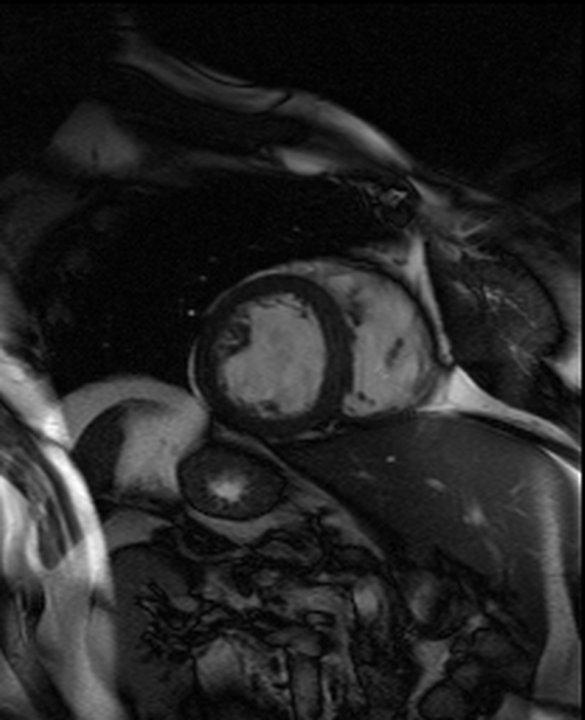
//> input picture tajheartproject/MRI/MRI1_01.png, 585 x 720 px
$ ./Contoursv4   (built with g++ and OpenCV 4)
//> lines starting //> are read from the running program, lines starting //| are printed output that depends on the picture; after the words box and inside, x2 and y2 are one past the last pixel; in counts of white or black regions, pixels touching at a corner belong together
#include "opencv2/core/core.hpp"
#include "opencv2/highgui/highgui.hpp"
#include "opencv2/imgproc/imgproc.hpp"
#include "iostream"
#include <stdio.h>

#define DEBUG 0

//Cropped area size.
#define SQUARE_SIZE 200
#define CROPMIDPOINT 100

//Canny edge detection threshold, it is quite low due to the low
//brightness of the images.
#define THRESH 60

//Used to access all of the images.
#define ONESCOLUMN 6
#define TENSCOLUMN 5
#define NUMIMAGES 16

//Middle point of images.
#define MIDDLEX 292
#define MIDDLEY 360

//Colours used in image analysis.
#define WHITE 255
#define MANICOLOUR 127

//Size of the images when displayed.
#define WINDOWX 325
#define WINDOWY 400

using namespace cv;
using namespace std;

Point mousePos;
Point cropPos, centerPos;

int i;
char input;
double heartArea;
int click = 0;
int intense;


//Function Prototypes

void onMouse(int event, int x, int y, int flags, void* userdata);
void disImage(char* winName, Mat Image, int Position);

int main(int argc, char** argv) {


	string filename = "MRI1_01.png";

	//If no argument is given to "./Contours" then MRI1_01.png is used.
	for(int k = 1; k <= NUMIMAGES; k++) {

		//renames the file for each iteration of the for loop.

		stringstream convert;

		if (k > 1) {
			convert << k;
			if (k < 10) {
				filename.replace(ONESCOLUMN, 1, convert.str());
			}
			else {
				filename.replace(TENSCOLUMN, 2, convert.str());
			}
		}


		Mat originalImage = imread(filename);
//> originalImage is the input picture: 720 rows x 585 cols, CV_8UC3; min 0, max 255, mean 35.9
		if(originalImage.empty()) {
			//Checks that the file can be opened, if it can't, prints "can not open"
			//and end the program
			cout << "can not open " << filename << endl;
			return -1;
		}
		if (DEBUG) {cout << "File Loaded\n\r";}

		//cropPos is set to the middle pixel in the image
		cropPos.x = MIDDLEX;
		cropPos.y = MIDDLEY;
		// centerPos.x = CROPMIDPOINT;
		// centerPos.y = CROPMIDPOINT;

		//Creates the image variables used for this project, one is used for each step
		//to facilitate debugging and understanding the code.
		Mat image = originalImage.clone(), reducedImage, croppedImage, drawnImage, erodedImage, stepImage, areaImage, edgeImage, contrastImage, blurImage, binaryImage, contourImage, borderImage;
		Mat rotateMatrix(2, 3, CV_32FC1);
		Mat kernel = Mat::ones(3, 3, CV_8U);

		//Pointers later used to go through each pixel in the images
		uchar* p;
		uchar* q;

		if (DEBUG) {cout << "Variables Created\n\r";}

		//Asks for a mouse click to locate the heart, if any character except y or Y
		//is supplied it uses the center of the image
		if(click == 0) {
			cout << "Would you like to center the search area? [y/n]\n\r";
			cin >> input;
//> the answer given: 1
			cout << input << endl;
			if(input == 'y' || input == 'Y') {
				namedWindow("Click Image", WINDOW_AUTOSIZE);
				setMouseCallback("Click Image", onMouse, NULL);
				imshow("Click Image", image);
				waitKey(0);
				destroyWindow("Click Image");
				if(DEBUG) {cout << mousePos <<"\n\r";}
				cropPos = mousePos;
			}
			else {click = 1;}
		}


		if (DEBUG) {cout << "Image Cropped\n\r";}

		//Convert image to gray scale, (although it is already gray it is still treated as BGR)
		cvtColor(image, drawnImage, CV_BGR2GRAY);

		//Scales the image down to half it's size then back up, the purpose of this is
		//to get rid of some of the noise in the image.  Similarly to a blur technique
		pyrDown(image, reducedImage, Size(image.cols/2, image.rows/2));
		pyrUp(reducedImage, image, image.size());

		image.convertTo(contrastImage, -1, 2.2, 10);
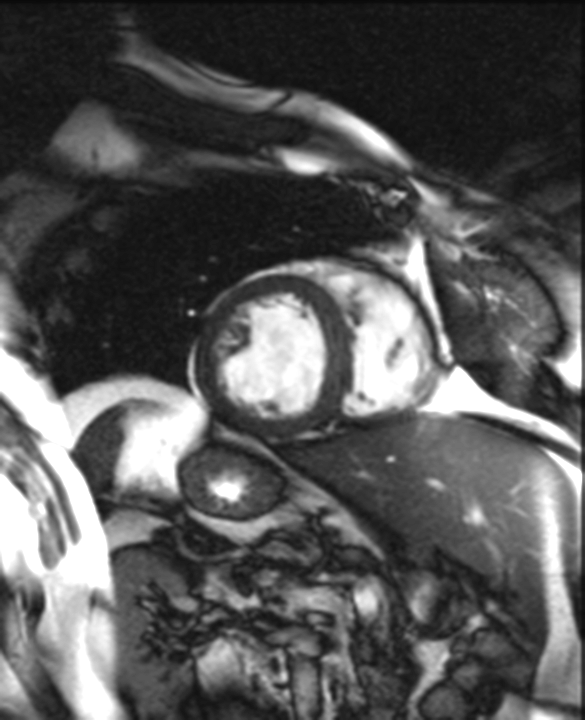
//> contrastImage: 720 rows x 585 cols, CV_8UC3; min 10, max 255, mean 85.8
		if (DEBUG) {cout << "First noise reduction performed\n\r";}

		//Edge features of the image are detected using the Canny method
		Canny(contrastImage, edgeImage, THRESH, 2*THRESH, 3);
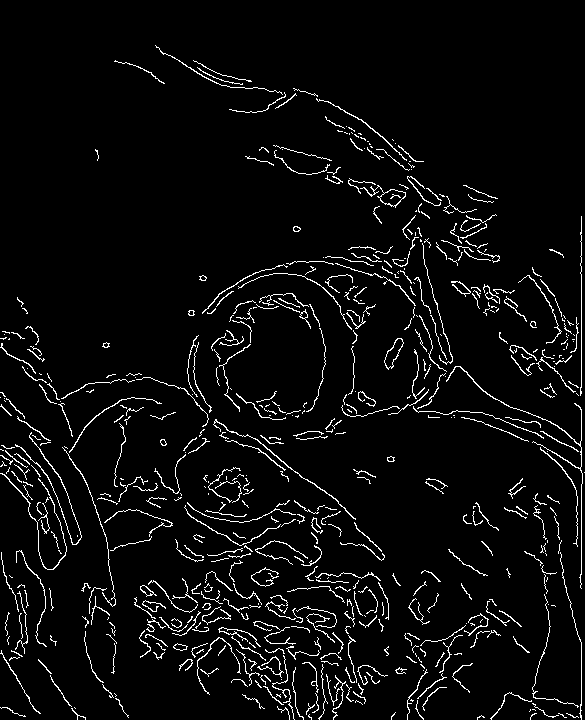
//> edgeImage: 720 rows x 585 cols, CV_8UC1; 4.6% white in thin lines or dots

		if (DEBUG) {cout << "Edge detection performed\n\r";}

		// disImage((char *)"Edge Image", edgeImage, 1);

		//Blurs the image to reduce the noise in it
		blur(edgeImage, blurImage, Size(7,7));

		if (DEBUG) {cout << "Image blurred\n\r";}

		// disImage((char *)"Blurred 1 Image", blurImage, 2);

		//Set all pixels in the blurred edge image to white if they are not zero.
		//The purpose of this is to give a clear binary image for further operations.
		for( int i = 0; i < blurImage.rows; ++i) {
			p = blurImage.ptr<uchar>(i);
			for (int j = 0; j < blurImage.cols; ++j) {
				if (!(p[j] == 0)) {
					p[j] = WHITE;
				}
			}
		}
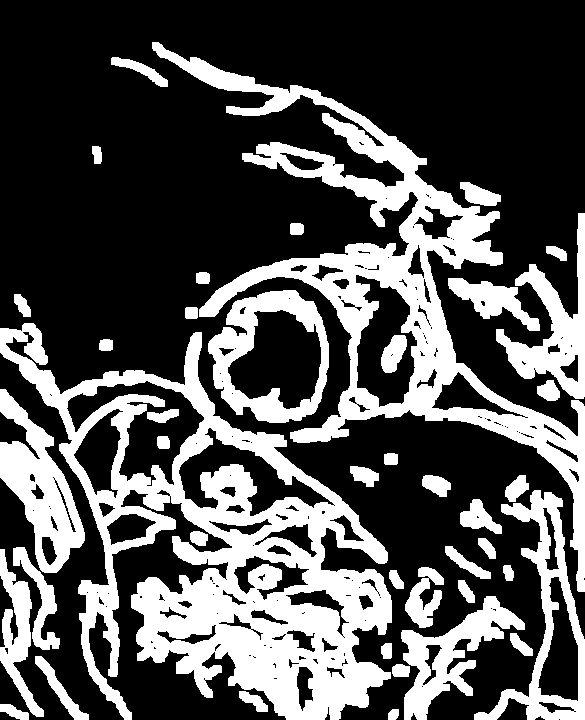
//> blurImage: 720 rows x 585 cols, CV_8UC1; 32% white; 42 white regions, largest, box (x1, y1, x2, y2) and area: (0, 323, 392, 720) 52648, (152, 42, 585, 592) 34851, (0, 389, 85, 573) 6757

		// disImage((char *)"Blurred Image", blurImage, 1);

		if (DEBUG) {cout << "Non-zero pixels set to white\n\r";}

		//Fill the border around the heart ventricle with a color that isn't in the image
		//otherwise (MANICOLOUR), this will allow the two borders to be easily identified.
		floodFill(blurImage, Point(337,354), Scalar(MANICOLOUR), 0, Scalar(), Scalar(), 4);
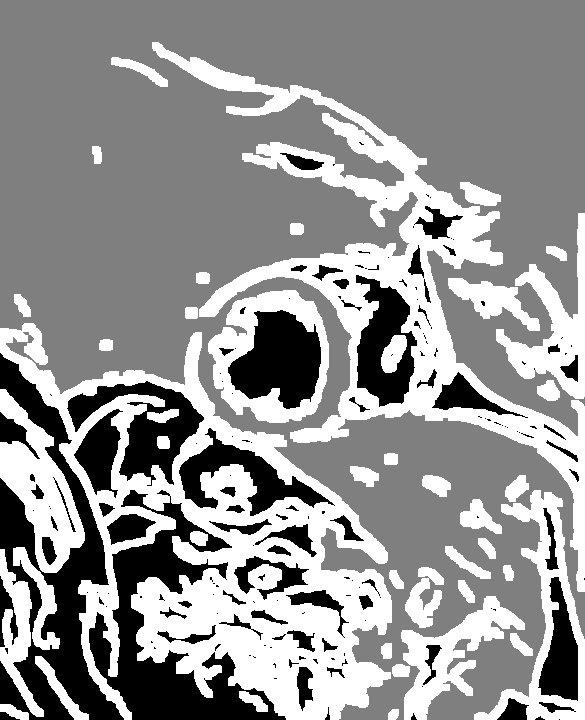
//> blurImage: 720 rows x 585 cols, CV_8UC1; min 0, max 255, mean 147.2

		// disImage((char *)"White Image", blurImage, 2);

		if (DEBUG) {cout << "Heart border surrounded\n\r";}

		//Set any pixel that is the MANICOLOUR to black and all other pixels to white, this
		//is to ensure the borders can easily be picked out of the image.
		for( int i = 0; i < blurImage.rows; ++i) {
		  p = blurImage.ptr<uchar>(i);
			for (int j = 0; j < blurImage.cols; ++j) {
				if (!(p[j] == MANICOLOUR)) {
					p[j] = WHITE;
				}
				else {
					p[j] = 0;
				}
			}
		}
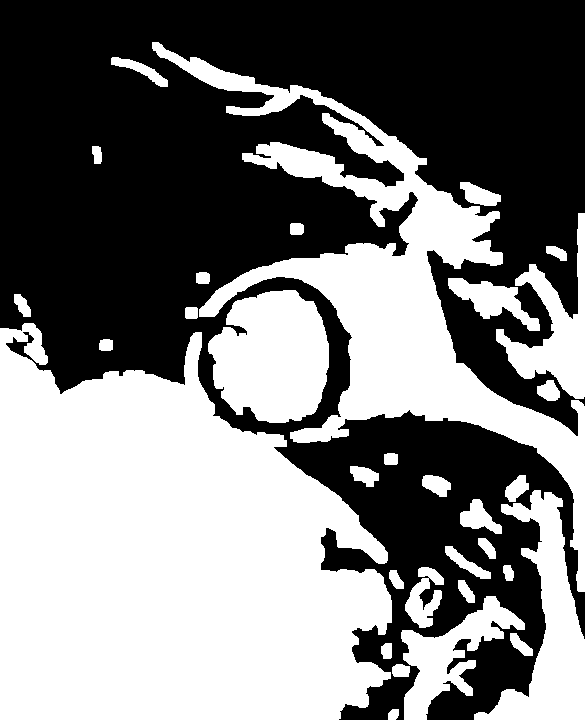
//> blurImage: 720 rows x 585 cols, CV_8UC1; 48.3% white; 32 white regions, largest, box (x1, y1, x2, y2) and area: (0, 323, 392, 720) 115260, (152, 42, 585, 592) 43912, (208, 290, 329, 423) 12425

		// disImage((char *)"Changed Image", blurImage, 3);

		if (DEBUG) {cout << "File Loaded\n\r";}

		//The function erode is used to slightly reduce the size of the white areas in the
		//image so as to allow a border to be extracted from the image.
		erode(blurImage, erodedImage, kernel);
//> erodedImage: 720 rows x 585 cols, CV_8UC1; 45.7% white; 34 white regions, largest, box (x1, y1, x2, y2) and area: (0, 329, 391, 720) 113183, (153, 43, 585, 591) 39910, (209, 291, 328, 422) 11817
		areaImage = blurImage - erodedImage;
//> areaImage: 720 rows x 585 cols, CV_8UC1; 2.6% white in thin lines or dots

		if (DEBUG) {cout << "Borders found\n\r";}

		//Fill the heart with MANICOLOUR so that the area can be counted.
		floodFill(areaImage, Point(blurImage.cols/2,blurImage.rows/2), Scalar(MANICOLOUR), 0, Scalar(), Scalar(), 4);
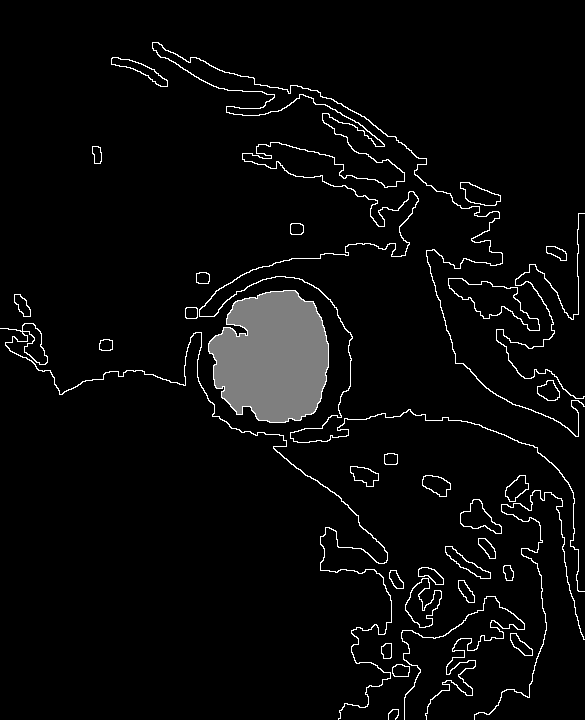
//> areaImage: 720 rows x 585 cols, CV_8UC1; min 0, max 255, mean 10.2
		heartArea = 0;

		intense = areaImage.at<uchar>(areaImage.rows/2, areaImage.cols/2);
//> intense = 127

		cout << "Intensity: " << intense << endl;
//| Intensity: 127

		if (DEBUG) {cout << "Heart filled\n\r";}

		//Count each instance of MANICOLOUR, to get the heart area.
		for( int i = 0; i < areaImage.rows; ++i) {
			p = areaImage.ptr<uchar>(i);
			for (int j = 0; j < areaImage.cols; ++j) {
				if (p[j] == MANICOLOUR) {
					heartArea++;
				}
			}
		}
//> after the loop, heartArea = 11817

		//Prints the area of the heart.

		cout << "\nIn image " << filename << " the heart is " << heartArea << " pixels in area.\n\r";
//| In image MRI1_01.png the heart is 11817 pixels in area.

		if (DEBUG) {cout << "Area counted\n\r";}

		//Draw the borders from the border image onto the original cropped image.
		for( int i = 0; i < areaImage.rows; ++i) {
			p = areaImage.ptr<uchar>(i);
			q = drawnImage.ptr<uchar>(i);
			for (int j = 0; j < areaImage.cols; ++j) {
				if (p[j] == WHITE) {
					q[j] = WHITE;
				}
			}
		}
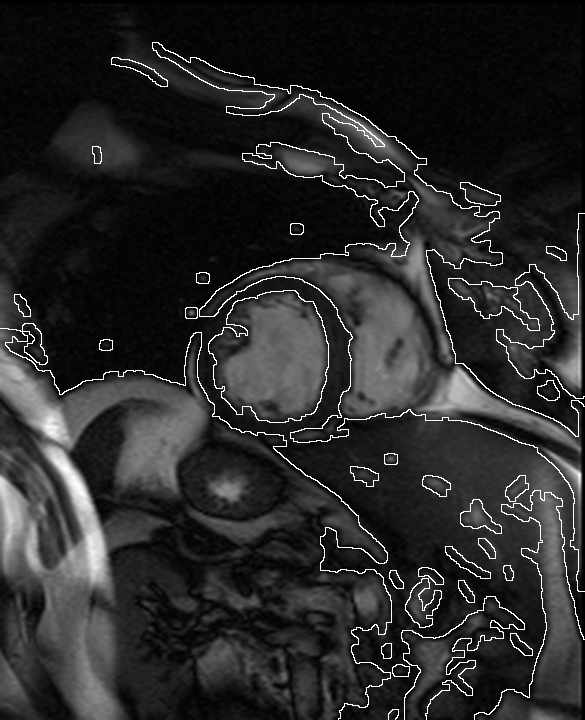
//> drawnImage: 720 rows x 585 cols, CV_8UC1; min 0, max 255, mean 41.8
//> (the run ends here: the program exits with an error code, at `return -1;`)
